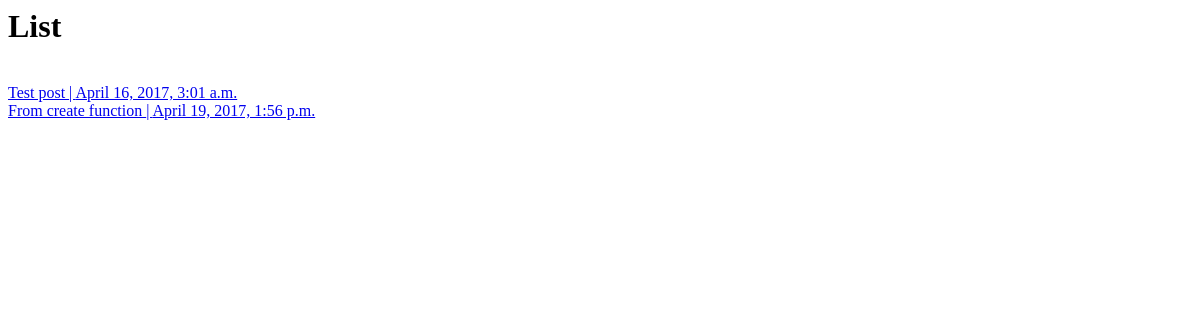
The app's page /posts/, older data.
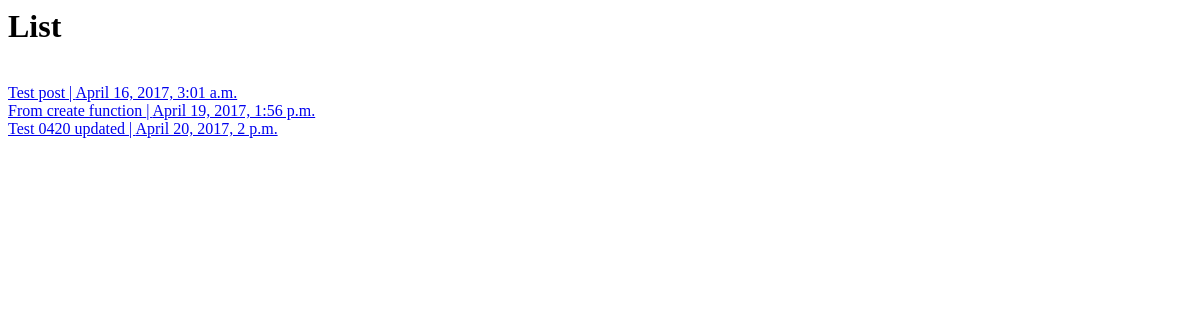
The same page, newer data.
### posts/models.py (models this page shows, shortened)
class Post(models.Model):
    title = models.CharField(max_length=120)
    content = models.TextField()
    updated = models.DateTimeField(auto_now=True, auto_now_add=False)
    timestamp = models.DateTimeField(auto_now=False, auto_now_add=True)
    def get_absolute_url(self):
        return reverse('posts:detail', kwargs={'id': self.id})

### posts/views.py (the view)
def post_list(request):
    template_name = 'index.html'
    queryset = Post.objects.all()
    context = {
        'title': 'List',
        'object_list': queryset
    }
    return render(request, template_name, context)

### templates/index.html (shortened to what this page needs)
<h1>{{ title }}</h1>
{% for object in object_list %}
  <a href="{{ object.get_absolute_url }}">{{ object.title }} | {{ object.timestamp }}</a>
{% endfor %}

Row changes from the older to the newer data that the page shows:
added Post: title "Test 0420 updated", timestamp "April 20, 2017, 2 p.m."
